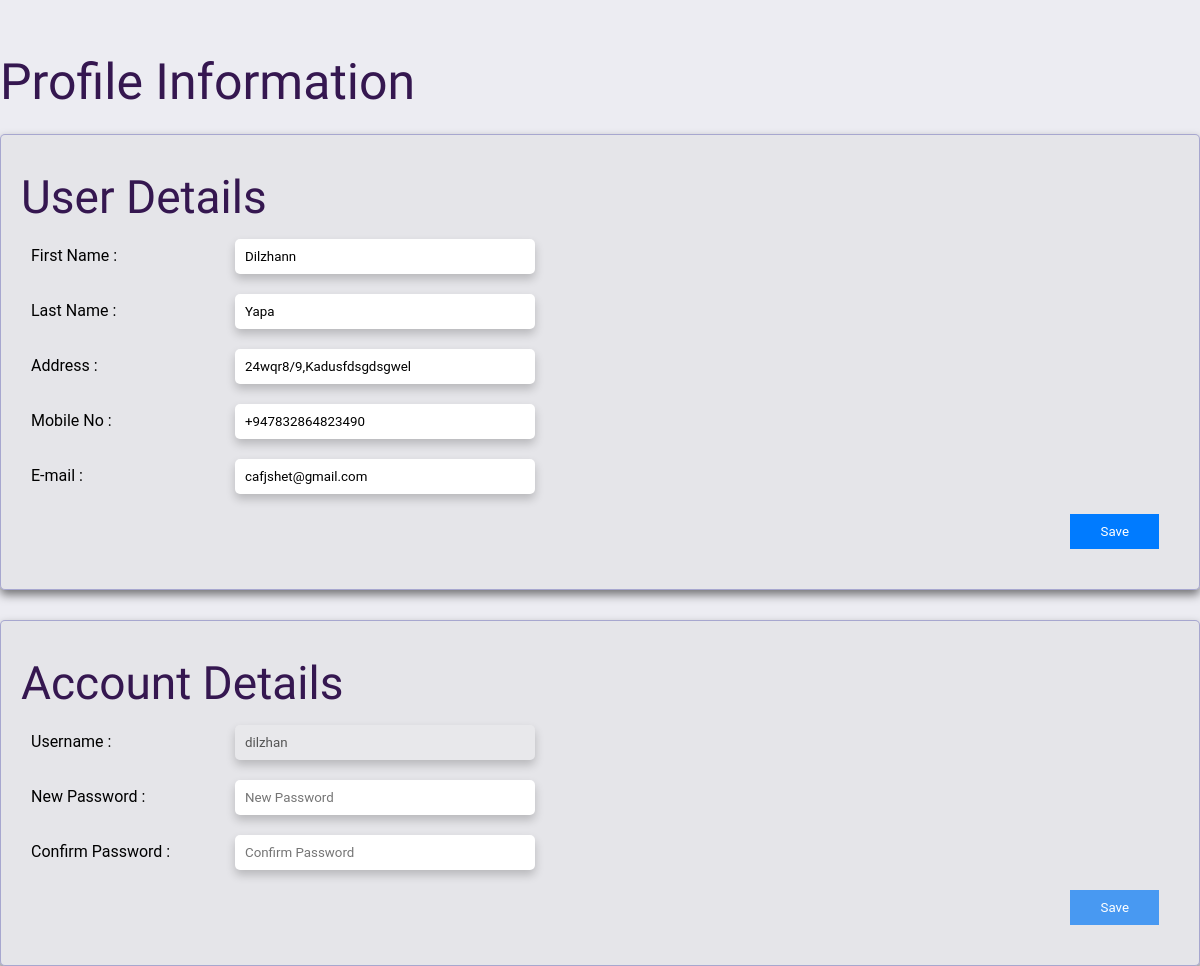
Screenshot of /Pages/Dashboard/userProfileInfo.php (signed in) with the database file from the repository.
### tables this page shows
CREATE TABLE `user` (
  `Username` char(12) NOT NULL,
  `FirstName` varchar(30) NOT NULL,
  `LastName` varchar(30) NOT NULL,
  `Address` varchar(100) NOT NULL,
  `Mobile` varchar(20) NOT NULL,
  `Email` varchar(50) NOT NULL,
  `Password` char(16) NOT NULL,
  `Is_Admin` tinyint(1) NOT NULL
);

### Process/getUserDetails.php (called while the page is built, shortened)
<?php
    require_once "../../config/dbConn.php";
    $quary = "SELECT * FROM User WHERE Username = '".$_SESSION['username']."'";
    $result = mysqli_query($conn,$quary);
    if (mysqli_num_rows($result) > 0) {
        $row = mysqli_fetch_array($result);
    }
?>

### Pages/Dashboard/userProfileInfo.php (the view, shortened to what this page needs)
<!DOCTYPE html>
<html>
    <head>
        <link rel="stylesheet" type="text/css" href="../styles/generalStyle.css">
    </head>
        <body>
        <?php
            include '../../Process/getUserDetails.php';
        ?>
            <h1 class="headding"> Profile Information</h1>
            <div class="userDetailContainer">
                <h2>User Details</h2>
                <div class="udForm">
                        <form action="../Process/updateUserInfo.php" method="POST">
                                <div class="formElement">
                                    <label>First Name : </label>
                                        <input type="text" id="fname" name="fname" placeholder="First Name" pattern="[A-Z][a-z]+" value="<?php echo $row['FirstName']; ?>" required>
                                </div>
                                <div class="formElement">
                                    <label>Last Name :</label>
                                        <input type="text" id="lname" name="lname" placeholder="Last Name" pattern="[A-Z][a-z]+" value="<?php echo $row['LastName']; ?>" required>
                                </div>
                                <div class="formElement">
                                    <label>Address :</label>
                                        <input  type="text" id="address" name="address" placeholder="Address" value="<?php echo $row['Address']; ?>" required>
                                </div>
                                <div class="formElement">
                                    <label>Mobile No :</label>
                                        <input type="phone" id="mobile" name="mobile" placeholder="Mobile Number" value="<?php echo $row['Mobile']; ?>" pattern="[\+][0-9]{10,}" required>
                                </div>
                                <div class="formElement">
                                    <label>E-mail :</label>
                                        <input type="email" id="mail" name="mail" placeholder="E-mail" value="<?php echo $row['Email']; ?>" required>
                                </div>
                                <div class="submitButton">
                                    <input type="submit" value="Save" name="Save">
                                </div>
                    </form>
                </div>
            </div>
            <div class="accDetailContainer">
                <h2>Account Details</h2>
                <div class="adForm">
                        <form action="../Process/updateAccInfo.php" method="POST">
                                <div class="formElement">
                                    <label>Username : </label>
                                        <input type="text" id="username" value="<?php echo $row['Username']; ?>"  disabled>
                                </div>
                                <div class="formElement">
                                    <label>New Password :</label>
                                        <input type="password" id="newpwd" name="newpwd" placeholder="New Password" oninput="checkPwd()" pattern="[a-z A-Z 0-9 \. @ % #]{8,}{8,}" required>
                                </div>
                                <div class="formElement">
                                    <label>Confirm Password :</label>
                                        <input  type="password" id="cnfmpwd" name="cnfmpwd" placeholder="Confirm Password" oninput="checkPwd()" pattern="[a-z A-Z 0-9 \. @ % #]{8,}" required>
                                </div>
                                <div class="submitButton">
                                    <input type="submit" id="submitBtn" value="Save" name="Save" disabled>
                                </div>
                    </form>
                </div>
            </div>
        </body>
</html>

### styles/generalStyle.css (style rules this page uses)
* { box-sizing: border-box; margin: 0; padding: 0; border: 0; font-family: "Roboto", sans-serif; font-weight: 400; font-style: normal; }
body { background-color: #ECECF2; }
h1,h2,h3,h4,h5,h6 { font-family: "Patua One", serif; font-weight: 400; font-style: normal; color:rgb(53, 23, 80); text-align: center; margin: 5px 0px 5px 0px; }
h1 { font-size: 50px; line-height: 64px; }
h2 { font-size: 46px; line-height: 54px; }

### Pages/Dashboard/userProfileInfo.php (style rules this page uses)
.headding { margin-top: 50px; }
.userDetailContainer , .accDetailContainer { border: 0.5px solid rgba(83, 83, 172, 0.425); border-radius: 5px; box-shadow: 0 5px 10px rgba(0,0,0,0.5); max-width: 100%; padding: 30px 20px 30px 20px; background-color: #d8d9d85f; margin-top:30px; }
h1,h2 { text-align: left; }
h1 { margin-bottom: -10px; }
.formElement { display: block; }
.formElement > label ,.formElement > input { display: inline-block; padding: 10px; }
.formElement > label { width: 200px; }
.formElement > input { box-shadow: 0px 5px 10px 0px rgba(0,0,0,0.2); border-radius: 5px; margin:10px; width: 300px; justify-content: center; }
.submitButton { display: flex; justify-content: flex-end; padding: 10px 20px; }
.submitButton > input { padding: 10px 30px ; background-color: #007bff; color: #fff; border: none; cursor: pointer; }
.submitButton > input:disabled { background-color: #278af4d2; }

### rows the page displays
user: fname "Dilzhann", lname "Yapa", address "24wqr8/9,Kadusfdsgdsgwel", mobile "+947832864823490", mail "cafjshet@gmail.com", Username "dilzhan"
